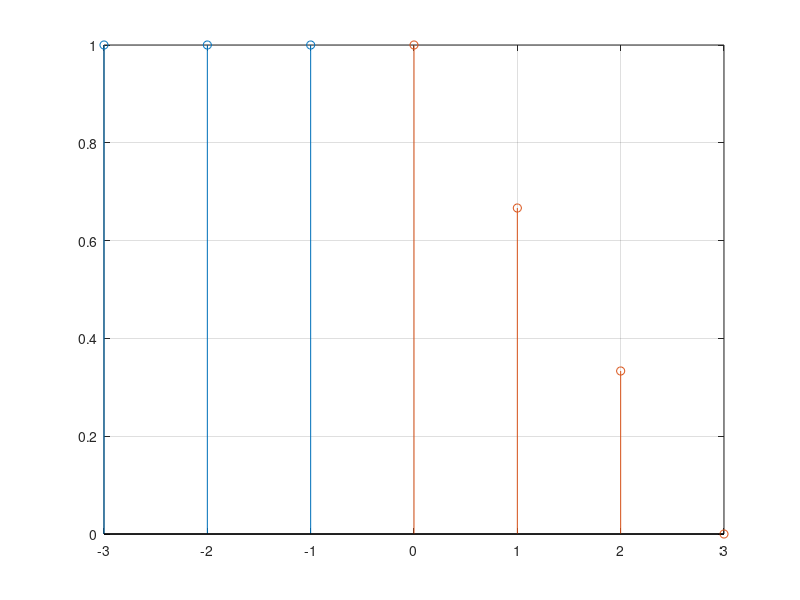

MATLAB code to generate this figure:
%assignmnet 1c ka 3rd wala
t=-3:-1;
y=ones(1,3);
stem(t,y);
hold on;
t=0:3;
y1=1-(1/3)*t;
stem(t,y1);
grid on;
